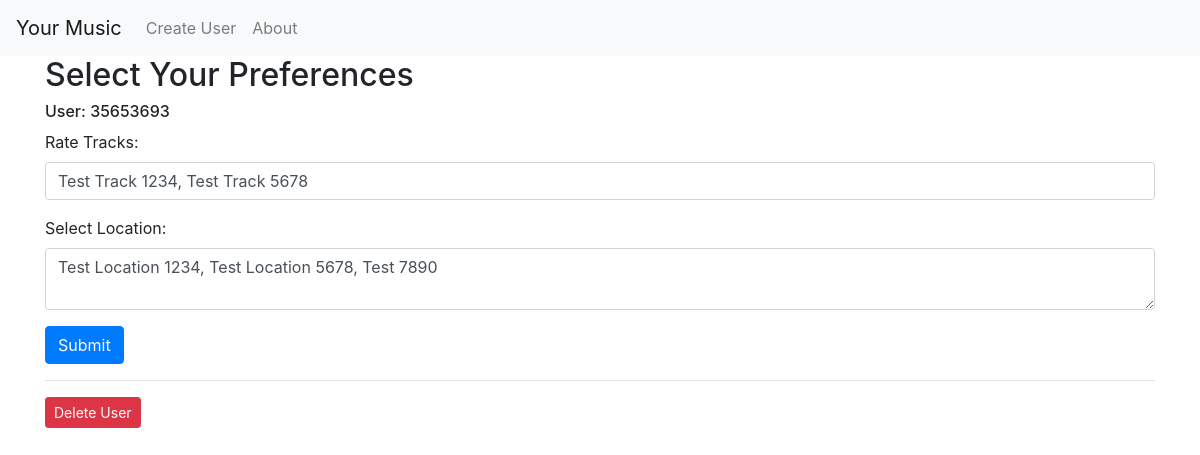
/user/35653693/edit, run on the app's committed database.
### tables this page shows
CREATE TABLE USER(
    user_Id INTEGER PRIMARY KEY
);

CREATE TABLE USER_PREFERENCE (
    user_Id INTEGER,
    tracks TEXT,
    location TEXT
);

### app.py (the view, shortened to what this page needs)
@app.route('/user/<int:user_id>/edit', methods=('GET', 'POST'))
def editUser(user_id):
    user = db.get_user(user_id)
    userPref = db.getPreferences(user_id)
    print("User Preference", userPref)
    return render_template('editUser.html', user=user, userPref=userPref)

### db_cmds.py (called while the page is built)
def get_db_connection():
    conn = sqlite3.connect('sqlite/database.db')
    conn.row_factory = sqlite3.Row
    return conn

def get_user(user_id):
    conn = get_db_connection()
    user = conn.execute('SELECT * FROM USER WHERE user_id = ?', (user_id,)).fetchone()
    conn.close()
    return user

def getPreferences(user_id):
    conn = get_db_connection()
    user_pref = conn.execute('Select tracks, location From USER_PREFERENCE WHERE user_id = ?', (user_id,)).fetchone()
    conn.close()
    return user_pref

### templates/editUser.html (shortened to what this page needs)
{% extends 'base.html' %}
{% block content %}
<form method="post">
    <h2>Select Your Preferences </h2>
    <h6>User: {{ user['user_id'] }} </h6>
    <div class="form-group">
        <label for="user_tracks">Rate Tracks:</label>
        <input type="text" name="user_tracks"
               placeholder="Post user_tracks" class="form-control"
               value="{{ request.form['user_tracks'] or userPref['tracks'] }}"></input>
    </div>
    <div class="form-group">
        <label for="location">Select Location:</label>
        <textarea name="location" placeholder="Post location"
                  class="form-control">{{ request.form['location'] or userPref['location']}}</textarea>
    </div>
    <div class="form-group">
        <button type="submit" class="btn btn-primary">Submit</button>
    </div>
</form>
<hr>
<form action="{{ url_for('deleteUser', user_id=user['user_id']) }}" method="POST">
    <input type="submit" value="Delete User"
            class="btn btn-danger btn-sm"
            onclick="return confirm('Are you sure you want to delete this User?')">
</form>
{% endblock %}

### data on the page
USER: user_id "35653693"
USER_PREFERENCE: user_tracks "Test Track 1234, Test Track 5678", location "Test Location 1234, Test Location 5678, Test 7890"
